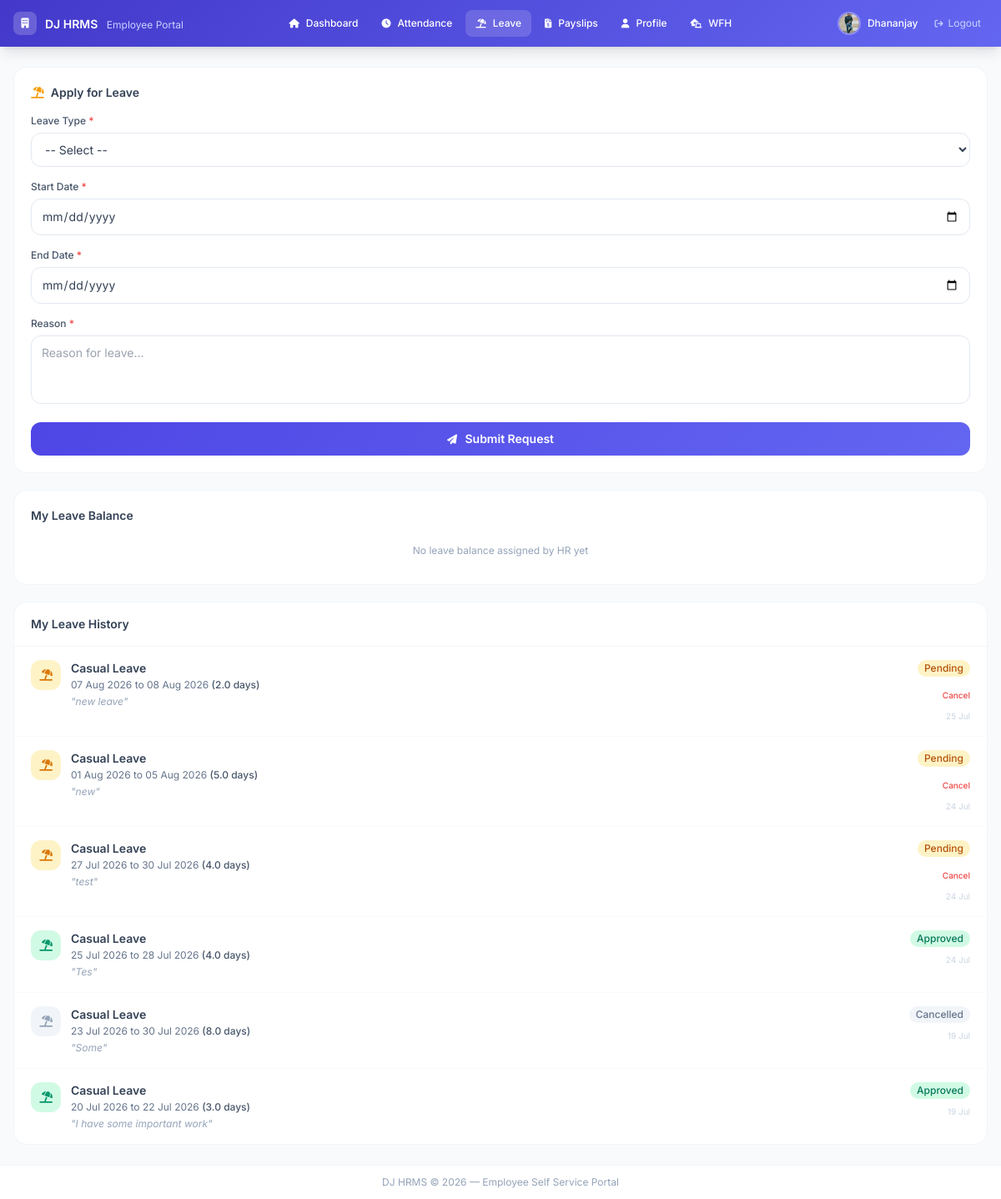
/portal/leave/apply/ (signed in), run on the app's committed database.
### employees/models.py (models this page shows, shortened)
class Employee(models.Model):
    GENDER_CHOICES = [('M', 'Male'), ('F', 'Female'), ('O', 'Other')]
    STATUS_CHOICES = [
        ('active', 'Active'),
        ('inactive', 'Inactive'),
        ('on_leave', 'On Leave'),
        ('terminated', 'Terminated'),
    ]
    EMPLOYMENT_TYPE = [
        ('full_time', 'Full Time'),
        ('part_time', 'Part Time'),
        ('contract', 'Contract'),
        ('intern', 'Intern'),
    ]
    user = models.OneToOneField(User, on_delete=models.CASCADE, null=True, blank=True)
    employee_id = models.CharField(max_length=20, unique=True)
    first_name = models.CharField(max_length=50)
    last_name = models.CharField(max_length=50)
    email = models.EmailField(unique=True)
    phone = models.CharField(max_length=15, blank=True)
    date_of_birth = models.DateField(null=True, blank=True)
    gender = models.CharField(max_length=1, choices=GENDER_CHOICES, blank=True)
    photo = models.ImageField(upload_to='employee_photos/', null=True, blank=True)
    department = models.ForeignKey(Department, on_delete=models.SET_NULL, null=True, related_name='employees')
    designation = models.ForeignKey(Designation, on_delete=models.SET_NULL, null=True, related_name='employees')
    date_joined = models.DateField()
    employment_type = models.CharField(max_length=20, choices=EMPLOYMENT_TYPE, default='full_time')
    status = models.CharField(max_length=20, choices=STATUS_CHOICES, default='active')
    address = models.TextField(blank=True)
    emergency_contact_name = models.CharField(max_length=100, blank=True)
    emergency_contact_phone = models.CharField(max_length=15, blank=True)
    created_at = models.DateTimeField(auto_now_add=True)
    updated_at = models.DateTimeField(auto_now=True)
    class Meta:
        ordering = ['first_name', 'last_name']

### leaves/models.py (models this page shows, shortened)
class LeaveRequest(models.Model):
    STATUS_CHOICES = [
        ('pending', 'Pending'),
        ('approved', 'Approved'),
        ('rejected', 'Rejected'),
        ('cancelled', 'Cancelled'),
    ]
    employee = models.ForeignKey(Employee, on_delete=models.CASCADE, related_name='leave_requests')
    leave_type = models.ForeignKey(LeaveType, on_delete=models.CASCADE)
    start_date = models.DateField()
    end_date = models.DateField()
    days = models.DecimalField(max_digits=4, decimal_places=1)
    reason = models.TextField()
    status = models.CharField(max_length=20, choices=STATUS_CHOICES, default='pending')
    approved_by = models.ForeignKey(
        Employee, on_delete=models.SET_NULL, null=True, blank=True,
        related_name='approved_leaves'
    )
    approved_at = models.DateTimeField(null=True, blank=True)
    rejection_reason = models.TextField(blank=True)
    created_at = models.DateTimeField(auto_now_add=True)
    updated_at = models.DateTimeField(auto_now=True)
    class Meta:
        ordering = ['-created_at']

class LeaveType(models.Model):
    name = models.CharField(max_length=100, unique=True)
    code = models.CharField(max_length=10, unique=True)
    days_allowed = models.PositiveSmallIntegerField(default=0)
    is_paid = models.BooleanField(default=True)
    carry_forward = models.BooleanField(default=False)
    max_carry_forward_days = models.PositiveSmallIntegerField(default=0)
    description = models.TextField(blank=True)

### employees/portal_views.py (the view, shortened to what this page needs)
# urls.py: path('leave/apply/', portal_views.portal_apply_leave, name='portal_apply_leave'),
@employee_required
def portal_apply_leave(request):
    employee    = get_employee(request)
    leave_types = LeaveType.objects.all()
    today       = date.today()
    year        = today.year
    leave_balances = LeaveBalance.objects.filter(
        employee=employee,
        year=year
    ).select_related('leave_type')
    my_leaves = LeaveRequest.objects.filter(
        employee=employee
    ).order_by('-created_at')[:15]
    return render(request, 'portal/apply_leave.html', {
        'employee':       employee,
        'leave_types':    leave_types,
        'leave_balances': leave_balances,
        'my_leaves':      my_leaves,
        'today':          today,
    })

### employees/portal_views.py (called while the page is built)
def employee_required(view_func):
    @wraps(view_func)
    def wrapper(request, *args, **kwargs):
        if not request.user.is_authenticated:
            return redirect('employee_login')
        if request.user.is_superuser or request.user.is_staff:
            return redirect('dashboard')
        try:
            emp = Employee.objects.get(user=request.user)
            if emp.status in ['terminated', 'inactive']:
                logout(request)
                messages.error(request, 'Your account is inactive. Contact HR.')
                return redirect('employee_login')
        except Employee.DoesNotExist:
            logout(request)
            messages.error(request, 'No employee profile found. Contact HR.')
            return redirect('employee_login')
        return view_func(request, *args, **kwargs)
    return wrapper

def get_employee(request):
    try:
        return Employee.objects.select_related(
            'department', 'designation'
        ).get(user=request.user)
    except Employee.DoesNotExist:
        return None

### templates/portal/apply_leave.html (shortened to what this page needs)
{% extends 'portal/base_portal.html' %}
{% block content %}
<div class="grid grid-cols-1 xl:grid-cols-3 gap-5">
  <div class="xl:col-span-1">
    <div class="bg-white rounded-2xl border border-slate-100 p-5 mb-5">
      <h2 class="text-slate-700 font-semibold text-sm mb-4 flex items-center gap-2">
        <i class="fas fa-umbrella-beach text-amber-500"></i> Apply for Leave
      </h2>
      <form method="post">
        <div class="space-y-4">
          <div>
            <label class="block text-slate-600 text-xs font-medium mb-1.5">Leave Type <span class="text-red-500">*</span></label>
            <select name="leave_type" required
              class="w-full border border-slate-200 rounded-xl px-3 py-2.5 text-slate-700 text-sm focus:outline-none focus:border-brand-400 bg-white">
              <option value="">-- Select --</option>
            </select>
          </div>
          <div>
            <label class="block text-slate-600 text-xs font-medium mb-1.5">Start Date <span class="text-red-500">*</span></label>
            <input type="date" name="start_date" id="startDate"
              min="{{ today|date:'Y-m-d' }}" required onchange="calcDays()"
              class="w-full border border-slate-200 rounded-xl px-3 py-2.5 text-slate-700 text-sm focus:outline-none focus:border-brand-400">
          </div>
          <div>
            <label class="block text-slate-600 text-xs font-medium mb-1.5">End Date <span class="text-red-500">*</span></label>
            <input type="date" name="end_date" id="endDate"
              min="{{ today|date:'Y-m-d' }}" required onchange="calcDays()"
              class="w-full border border-slate-200 rounded-xl px-3 py-2.5 text-slate-700 text-sm focus:outline-none focus:border-brand-400">
          </div>
          <div>
            <label class="block text-slate-600 text-xs font-medium mb-1.5">Reason <span class="text-red-500">*</span></label>
            <textarea name="reason" rows="3" required
              placeholder="Reason for leave..."
              class="w-full border border-slate-200 rounded-xl px-3 py-2.5 text-slate-700 text-sm focus:outline-none focus:border-brand-400 resize-none"></textarea>
          </div>
          <button type="submit"
            class="w-full py-2.5 rounded-xl text-white text-sm font-semibold hover:opacity-90 active:scale-[0.98] transition-all"
            style="background: linear-gradient(135deg, #4f46e5, #6366f1)">
            <i class="fas fa-paper-plane mr-1.5 text-xs"></i> Submit Request
          </button>
        </div>
      </form>
    </div>
    <div class="bg-white rounded-2xl border border-slate-100 p-5">
      <h2 class="text-slate-700 font-semibold text-sm mb-3">My Leave Balance</h2>
      <div class="space-y-3">
        {% for bal in leave_balances %}
        <div class="flex items-center justify-between py-2 border-b border-slate-50">
          <div>
            <p class="text-slate-700 text-xs font-medium">{{ bal.leave_type.name }}</p>
            <p class="text-slate-400 text-[10px]">{{ bal.leave_type.code }} &bull; {% if bal.leave_type.is_paid %}Paid{% else %}Unpaid{% endif %}</p>
          </div>
          <div class="text-right">
            <p class="text-slate-800 font-bold text-sm">{{ bal.available_days }}</p>
            <p class="text-slate-400 text-[10px]">of {{ bal.total_days }} left</p>
          </div>
        </div>
        {% empty %}
        <p class="text-slate-400 text-xs text-center py-3">No leave balance assigned by HR yet</p>
        {% endfor %}
      </div>
    </div>
  </div>
  <div class="xl:col-span-2">
    <div class="bg-white rounded-2xl border border-slate-100 overflow-hidden">
      <div class="px-5 py-4 border-b border-slate-100">
        <h2 class="text-slate-700 font-semibold text-sm">My Leave History</h2>
      </div>
      <div class="divide-y divide-slate-50">
        {% for leave in my_leaves %}
        <div class="px-5 py-4 hover:bg-slate-50 transition-colors">
          <div class="flex items-start justify-between gap-3">
            <div class="flex items-start gap-3">
              <div class="w-9 h-9 rounded-xl flex items-center justify-center flex-shrink-0
                {% if leave.status == 'approved' %}bg-emerald-100{% elif leave.status == 'rejected' %}bg-red-100{% elif leave.status == 'cancelled' %}bg-slate-100{% else %}bg-amber-100{% endif %}">
                <i class="fas fa-umbrella-beach text-sm
                  {% if leave.status == 'approved' %}text-emerald-600{% elif leave.status == 'rejected' %}text-red-500{% elif leave.status == 'cancelled' %}text-slate-400{% else %}text-amber-600{% endif %}"></i>
              </div>
              <div>
                <p class="text-slate-700 text-sm font-semibold">{{ leave.leave_type.name }}</p>
                <p class="text-slate-500 text-xs mt-0.5">
                  {{ leave.start_date|date:"d M Y" }} to {{ leave.end_date|date:"d M Y" }}
                  <span class="font-medium text-slate-600">({{ leave.days }} day{{ leave.days|pluralize }})</span>
                </p>
                <p class="text-slate-400 text-xs mt-1 italic">"{{ leave.reason|truncatechars:60 }}"</p>
              </div>
            </div>
            <div class="flex flex-col items-end gap-2 flex-shrink-0">
              <span class="text-xs px-2 py-0.5 rounded-full font-medium
                {% if leave.status == 'approved' %}bg-emerald-100 text-emerald-700
                {% elif leave.status == 'rejected' %}bg-red-100 text-red-600
                {% elif leave.status == 'cancelled' %}bg-slate-100 text-slate-500
                {% else %}bg-amber-100 text-amber-700{% endif %}">
                {{ leave.get_status_display }}
              </span>
              {% if leave.status == 'pending' %}
              <form method="post" action="{% url 'portal_cancel_leave' leave.pk %}">
                <button type="submit"
                  class="text-[10px] text-red-500 hover:underline font-medium"
                  onclick="return confirm('Cancel this leave request?')">
                  Cancel
                </button>
              </form>
              {% endif %}
              <p class="text-slate-300 text-[10px]">{{ leave.created_at|date:"d M" }}</p>
            </div>
          </div>
        </div>
        {% empty %}
        <div class="py-12 text-center">
          <i class="fas fa-umbrella-beach text-slate-200 text-3xl mb-3 block"></i>
          <p class="text-slate-400 text-sm">No leave requests yet</p>
        </div>
        {% endfor %}
      </div>
    </div>
  </div>
</div>
{% endblock %}

### templates/portal/base_portal.html (shortened to what this page needs)
<!DOCTYPE html>
<html lang="en" class="h-full">
<head>
  <script src="https://cdn.tailwindcss.com"></script>
  <link href="https://cdnjs.cloudflare.com/ajax/libs/font-awesome/6.5.0/css/all.min.css" rel="stylesheet">
</head>
<body class="h-full bg-slate-50">
<div class="min-h-screen flex flex-col">
  <nav class="text-white shadow-lg flex-shrink-0" style="background: linear-gradient(135deg, #4338ca, #6366f1)">
    <div class="max-w-7xl mx-auto px-4">
      <div class="flex items-center justify-between h-14">
        <div class="flex items-center gap-2.5">
          <div class="w-7 h-7 bg-white bg-opacity-20 rounded-lg flex items-center justify-center">
            <i class="fas fa-building text-white text-xs"></i>
          </div>
          <div>
            <span class="text-white font-semibold text-sm">DJ HRMS</span>
            <span class="text-indigo-200 text-xs ml-1.5">Employee Portal</span>
          </div>
        </div>
        <div class="hidden md:flex items-center gap-1">
          <a href="{% url 'portal_dashboard' %}"
            class="nav-item {% if request.resolver_match.url_name == 'portal_dashboard' %}active{% endif %} flex items-center gap-2 px-3 py-2 rounded-lg text-white text-xs font-medium">
            <i class="fas fa-home text-[11px]"></i> Dashboard
          </a>
          <a href="{% url 'portal_attendance' %}"
            class="nav-item {% if request.resolver_match.url_name == 'portal_attendance' %}active{% endif %} flex items-center gap-2 px-3 py-2 rounded-lg text-white text-xs font-medium">
            <i class="fas fa-clock text-[11px]"></i> Attendance
          </a>
          <a href="{% url 'portal_apply_leave' %}"
            class="nav-item {% if request.resolver_match.url_name == 'portal_apply_leave' %}active{% endif %} flex items-center gap-2 px-3 py-2 rounded-lg text-white text-xs font-medium">
            <i class="fas fa-umbrella-beach text-[11px]"></i> Leave
          </a>
          <a href="{% url 'portal_payslips' %}"
            class="nav-item {% if request.resolver_match.url_name == 'portal_payslips' %}active{% endif %} flex items-center gap-2 px-3 py-2 rounded-lg text-white text-xs font-medium">
            <i class="fas fa-file-invoice-dollar text-[11px]"></i> Payslips
          </a>
          <a href="{% url 'portal_profile' %}"
            class="nav-item {% if request.resolver_match.url_name == 'portal_profile' %}active{% endif %} flex items-center gap-2 px-3 py-2 rounded-lg text-white text-xs font-medium">
            <i class="fas fa-user text-[11px]"></i> Profile
          </a>
<a href="{% url 'portal_wfh' %}"
  class="nav-item {% if request.resolver_match.url_name == 'portal_wfh' %}active{% endif %} flex items-center gap-2 px-3 py-2 rounded-lg text-white text-xs font-medium">
  <i class="fas fa-house-laptop text-[11px]"></i> WFH
</a>
        </div>
        <div class="flex items-center gap-3">
          {% if employee %}
          <div class="flex items-center gap-2">
            {% if employee.photo %}
              <img src="{{ employee.photo.url }}" class="w-7 h-7 rounded-full object-cover border-2 border-white border-opacity-30">
            {% else %}
              <div class="w-7 h-7 rounded-full bg-white bg-opacity-20 flex items-center justify-center text-white text-[10px] font-bold">
                {{ employee.first_name|first|upper }}{{ employee.last_name|first|upper }}
              </div>
            {% endif %}
            <span class="text-white text-xs font-medium hidden sm:block">{{ employee.first_name }}</span>
          </div>
          {% endif %}
          <a href="{% url 'employee_logout' %}"
            class="text-indigo-200 hover:text-white text-xs flex items-center gap-1.5 px-2 py-1.5 rounded-lg hover:bg-white hover:bg-opacity-10 transition-colors">
            <i class="fas fa-arrow-right-from-bracket text-[10px]"></i>
            <span class="hidden sm:block">Logout</span>
          </a>
        </div>
      </div>
    </div>
  </nav>
  <main class="flex-1 max-w-7xl mx-auto w-full px-4 py-6">
    {% block content %}{% endblock %}
  </main>
  <footer class="bg-white border-t border-slate-100 py-3 text-center">
    <p class="text-slate-400 text-xs">DJ HRMS &copy; 2026 &mdash; Employee Self Service Portal</p>
  </footer>
</div>
</body>
</html>

### templates/portal/base_portal.html (style rules this page uses)
body { font-family: 'Inter', sans-serif; }
.nav-item { transition: all 0.2s; }
.nav-item.active { background: rgba(255,255,255,0.15); }

### data on the page
Employee: photo (picture), first_name "Dhananjay"
LeaveRequest: leave_type.name "Casual Leave", start_date "07 Aug 2026", end_date "08 Aug 2026", days "2.0", reason "new leave", status "Pending", shows "Cancel", created_at "25 Jul"
LeaveRequest: leave_type.name "Casual Leave", start_date "01 Aug 2026", end_date "05 Aug 2026", days "5.0", reason "new", status "Pending", shows "Cancel", created_at "24 Jul"
LeaveRequest: leave_type.name "Casual Leave", start_date "27 Jul 2026", end_date "30 Jul 2026", days "4.0", reason "test", status "Pending", shows "Cancel", created_at "24 Jul"
LeaveRequest: leave_type.name "Casual Leave", start_date "25 Jul 2026", end_date "28 Jul 2026", days "4.0", reason "Tes", status "Approved", created_at "24 Jul"
LeaveRequest: leave_type.name "Casual Leave", start_date "23 Jul 2026", end_date "30 Jul 2026", days "8.0", reason "Some", status "Cancelled", created_at "19 Jul"
LeaveRequest: leave_type.name "Casual Leave", start_date "20 Jul 2026", end_date "22 Jul 2026", days "3.0", reason "I have some important work", status "Approved", created_at "19 Jul"
